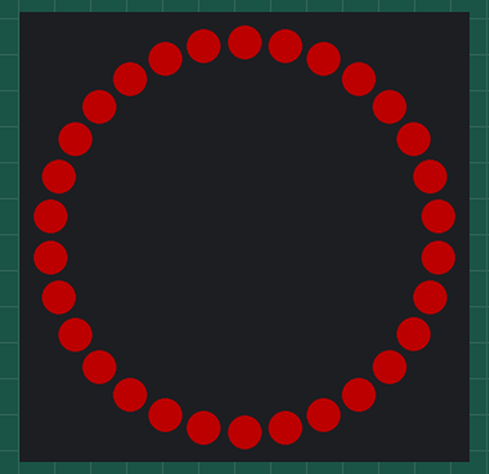
Bench run of a program on a simulated Circuit Playground running CircuitPython. On the bench: 30 RGB LEDs in a ring, first at the top, clockwise. Dim RGB values are drawn brighter than linear.

Above: at 0.1 s.
At 0.6 s:
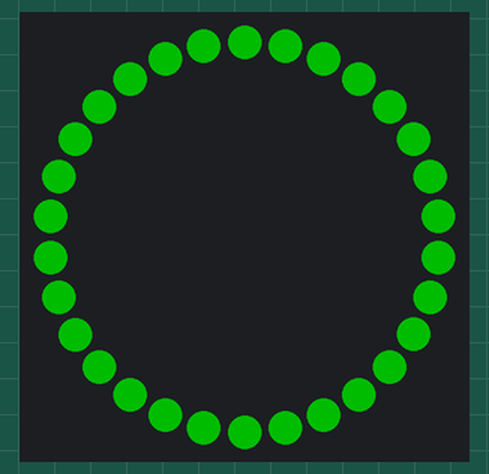
At 1.1 s:
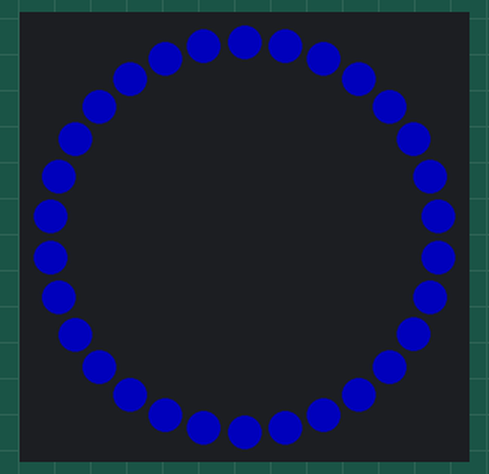

The program:

LightStrip_Example_1.py
```python
# CircuitPython LightStrip_Example_1
from adafruit_circuitplayground.express import cpx
import time
import board  # used to set neopixel pin
import neopixel

# set up neopixel strip clipped to A1 on the CPX
pixel_pin = board.A1  # the strip is connected to A1
num_pixels = 30  # there are 30 lights in the strip
pixels = neopixel.NeoPixel(pixel_pin, num_pixels, brightness=0.3, auto_write=True)

PAUSE_RATE = 0.5 # (one tenth of a second)

while True:
    pixels.fill((255, 0, 0))
    time.sleep(PAUSE_RATE)
    pixels.fill((0, 255, 0))
    time.sleep(PAUSE_RATE)
    pixels.fill((0, 0, 255))
    time.sleep(PAUSE_RATE)
```

Measured:
- by itself, everything shown: repeats every 1.5 s, in 3 steps
- what the display in image 1 shows lasts 0.5 s, from 0.5 s to 1.0 s
